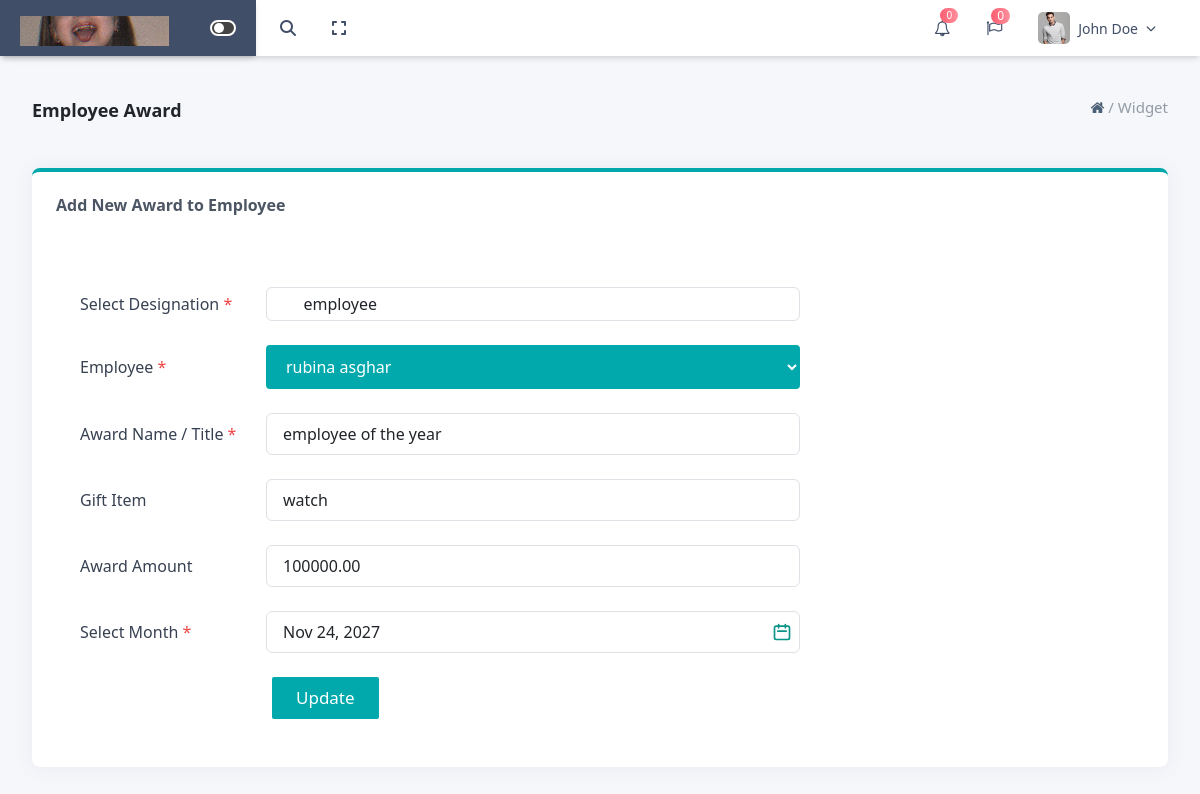
The page /phpfile/employee/edit_award.php?id=2 on the database its author committed.
### tables this page shows
CREATE TABLE `employee` (
  `id` int(11) NOT NULL,
  `emp_id` varchar(100) DEFAULT NULL,
  `f_name` varchar(100) DEFAULT NULL,
  `l_name` varchar(100) DEFAULT NULL,
  `dob` date DEFAULT NULL,
  `gender` varchar(10) DEFAULT NULL,
  `marital_status` varchar(20) DEFAULT NULL,
  `father_name` varchar(100) DEFAULT NULL,
  `nationality` varchar(100) DEFAULT NULL,
  `passport_no` varchar(100) DEFAULT NULL,
  `photo` varchar(255) DEFAULT NULL,
  `bank_name` varchar(100) DEFAULT NULL,
  `branch_name` varchar(100) DEFAULT NULL,
  `account_name` varchar(100) DEFAULT NULL,
  `account_number` varchar(100) DEFAULT NULL,
  `address` text DEFAULT NULL,
  `city` varchar(100) DEFAULT NULL,
  `contact_nationality` varchar(100) DEFAULT NULL,
  `mobile` varchar(20) DEFAULT NULL,
  `phone` varchar(20) DEFAULT NULL,
  `email` varchar(100) DEFAULT NULL,
  `resume` varchar(255) DEFAULT NULL,
  `offer_letter` varchar(255) DEFAULT NULL,
  `joining_letter` varchar(255) DEFAULT NULL,
  `contract_paper` varchar(255) DEFAULT NULL,
  `id_proof` varchar(255) DEFAULT NULL,
  `other_document` varchar(255) DEFAULT NULL,
  `designation` varchar(100) DEFAULT NULL,
  `join_date` date DEFAULT NULL,
  `status` varchar(10) DEFAULT 'Active',
  `department` varchar(100) DEFAULT NULL
);

CREATE TABLE `employee_awards` (
  `id` int(11) NOT NULL,
  `employee_id` int(11) DEFAULT NULL,
  `award_name` varchar(255) DEFAULT NULL,
  `gift_item` varchar(255) DEFAULT NULL,
  `award_amount` decimal(10,2) DEFAULT NULL,
  `award_month` varchar(50) DEFAULT NULL
);

### phpfile/employee/edit_award.php (the view, shortened to what this page needs)
<?php
$conn = new mysqli("localhost", "root", "", "hrms_dashboard");
if ($_SERVER["REQUEST_METHOD"] == "GET" && isset($_GET['id'])) {
    $award_id = $_GET['id'];
    $sql = "SELECT a.*, e.designation, e.f_name, e.l_name
        FROM employee_awards a
        JOIN employee e ON a.employee_id = e.id
        WHERE a.id = $award_id";
    $result = $conn->query($sql);
    $award = $result->fetch_assoc();
}
?>
<!DOCTYPE html>
<html lang="en">
<head>
    <link rel="stylesheet" href="/fontawesome/font-awesome-4.7.0/css/font-awesome.css">
    <link rel="stylesheet" href="https://cdnjs.cloudflare.com/ajax/libs/font-awesome/6.7.2/css/all.min.css">
    <link rel="stylesheet" href="https://cdnjs.cloudflare.com/ajax/libs/font-awesome/4.7.0/css/font-awesome.min.css">
    <script src="https://cdn.tailwindcss.com"></script>
    <link href="https://cdn.jsdelivr.net/npm/bootstrap-select@1.14.0-beta3/dist/css/bootstrap-select.min.css" rel="stylesheet">
    <link href="https://cdn.jsdelivr.net/npm/bootstrap@5.3.3/dist/css/bootstrap.min.css" rel="stylesheet">
</head>
<body class="bg-[#F6F7FB]">
<div class="w-full bg-white shadow-md fixed top-0 z-[10]">
    <header class="hidden md:flex items-center justify-between px-6  bg-whitesticky top-0  ml-64 ">
        <div class="float-left py-[12px]">
            <div class="flex items-center relative transition-all duration-500 ease-in-out w-[300px]"
                 id="search-wrapper">
                <button id="trigerIcon" class="absolute left-0 text-[#404E67] transition z-20">
                    <i class="fas fa-search text-[#404E67]"></i>
                </button>
                <button id="fullscreen-toggle"
                        class="p-1 text-[#404E67]
            rounded-full transition-all  duration-500 ease-in-out -ml-2 relative"
                        style="margin-left: -220px;">
                    <i class="fas font-[16px] fa-expand"></i>
                </button>
            </div>
        </div>
        <div class="flex items-center gap-9">
            <div class="relative inline-block text-left">
                <button id="bellButton" onclick="togglebellDopdown()" class="relative focus:outline-none">
                    <i class="fa fa-bell-o text-[#404E67] text-[16px]" aria-hidden="true"></i>
                    <span class="absolute -top-2 -right-2 a1 text-white text-[10px] rounded-full px-1.5">0</span>
                </button>
            </div>
            <div class="relative">
                <i class="fa fa-flag-o  text-[#404E67]" aria-hidden="true"></i>
                <span class="absolute -top-2 -right-2 a1 text-white text-xs rounded-full px-1.5">0</span>
            </div>
            <div class="relative inline-block text-left pr-5">
                <div id="profileButton" onclick="toggleProfileDopdown()" class="flex items-center gap-2 cursor-pointer">
                    <img src="../../images/img_1.png" alt="user" class="w-8 h-8 rounded-[5px] object-cover">
                    <span class="text-[#404E67] text-[14px] font-medium">John Doe</span>
                    <i class="fas fa-chevron-down text-[10px] text-[#404E67]"></i>
                </div>
            </div>
        </div>
    </header>
</div>
<div class="fixed top-0 start-0 bg-[#404E67] lg:w-64 md:w-full w-full sm:w-full shadow-md lg:p-[20px] md:p-[10px] sm:p-[10px] p-[10px]  z-40">
    <div class="grid grid-cols-12 items-center">
        <div class="col-span-4 flex lg:justify-start justify-start items-center">
            <div class=" hidden lg:block ">
                <img src="../../images/img.png" class="absolute top-4" alt="">
            </div>
        </div>
        <div class="col-span-4 flex justify-end items-center">
            <div class="hidden lg:flex">
                <div id="toggleSidebarBtn1" class="toggle-container flex">
                    <div class="toggle-circle"></div>
                </div>
            </div>
        </div>
    </div>
</div>
<div id="mainContent" class=" p-8 absolute top-1 ">
    <p class="float-right text-[#919aa3] text-[15px]"><a href="http://localhost/project/hrms_dashboard/phpfile/dashboard.php"><i class="fa fa-home text-[#4a6076]"></i></a> / <a
            href="http://localhost/project/hrms_dashboard/phpfile/settings(1).php">Widget</a></p>
    <div class="max-w-7xl mx-auto ">
        <h1 class="text-lg font-semibold mb-11">Employee Award</h1>
        <div class="bg-white rounded-lg   border-t-4 border-[#01a9ac] shadow-[0_1px_20px_0_rgba(69,90,100,0.08)] p-6">
            <h2 class="text-gray-600 font-semibold mb-4">Add New Award to Employee</h2>
            <form method="POST" action="edit_award.php" class="max-w-3xl    p-6 rounded-lg  space-y-6">
                <?php
                $conn = new mysqli("localhost", "root", "", "hrms_dashboard");
                $sql = "SELECT department_name, designation_name FROM department_designation ORDER BY department_name";
                $result = $conn->query($sql);
                $grouped = [];
                if ($result->num_rows > 0) {
                    while ($row = $result->fetch_assoc()) {
                        $grouped[$row['department_name']][] = $row['designation_name'];
                    }
                }
                ?>
                <div class="grid grid-cols-1 md:grid-cols-4 items-center gap-4">
                    <label class="text-gray-700 font-medium col-span-1">Select Designation <span class="text-red-500">*</span></label>
                    <select name="designation" id="designationDropdown" class="col-span-3 selectpicker form-control w-full px-6 py-1 rounded-md focus:outline-none  ">
                        <?php foreach ($grouped as $department => $designations): ?>
                            <?php foreach ($designations as $designation): ?>
                                <option value="<?= $designation ?>" <?= $award['designation'] == $designation ? 'selected' : '' ?>>
                                    &nbsp;&nbsp;&nbsp;<?= $designation ?>
                                </option>
                            <?php endforeach; ?>
                        <?php endforeach; ?>
                    </select>
                </div>
                <div class="grid grid-cols-1 md:grid-cols-4 items-center gap-4">
                    <label class="text-gray-700 font-medium col-span-1">Employee <span class="text-red-500">*</span></label>
                    <select name="employee_id" id="employeeDropdown" class="col-span-3 w-full px-3 py-2.5 bg-[#01a9ac] text-white rounded-[4px] focus:outline-none focus:ring-2 focus:ring-teal-500">
                        <option value="<?= $award['employee_id'] ?>" selected><?= $award['f_name'] . ' ' . $award['l_name'] ?></option>
                    </select>
                </div>
                <div class="grid grid-cols-1 md:grid-cols-4 items-center gap-4">
                    <label class="text-gray-700 font-medium col-span-1">Award Name / Title <span class="text-red-500">*</span></label>
                    <input type="text" name="award_name" value="<?= $award['award_name'] ?>" required class="col-span-3 w-full px-3 py-2 border rounded-md focus:outline-none focus:ring-2 focus:ring-teal-500">
                </div>
                <div class="grid grid-cols-1 md:grid-cols-4 items-center gap-4">
                    <label class="text-gray-700 font-medium col-span-1">Gift Item</label>
                    <input type="text" name="gift_item" required value="<?= $award['gift_item'] ?>" class="col-span-3 w-full px-3 py-2 border rounded-md focus:outline-none focus:ring-2 focus:ring-teal-500">
                </div>
                <div class="grid grid-cols-1 md:grid-cols-4 items-center gap-4">
                    <label class="text-gray-700 font-medium col-span-1">Award Amount</label>
                    <input type="number" name="award_amount" required value="<?= $award['award_amount'] ?>" class="col-span-3 w-full px-3 py-2 border rounded-md focus:outline-none focus:ring-2 focus:ring-teal-500">
                </div>
                <div class="grid grid-cols-1 md:grid-cols-4 items-center gap-4 relative">
                    <label class="text-gray-700 font-medium col-span-1">Select Month <span class="text-red-500">*</span></label>
                    <div class="col-span-3 flex items-center w-full relative">
                        <input id="dobInput" name="award_month" value="<?= $award['award_month'] ?>" placeholder="Enter Month" readonly class="w-full px-3 py-2 border rounded-md focus:outline-none focus:ring-2 focus:ring-teal-500">
                        <div class="absolute right-2 text-teal-600">
                            <svg xmlns="http://www.w3.org/2000/svg" class="h-5 w-5" fill="none" viewBox="0 0 24 24"
                                 stroke="currentColor">
                                <path stroke-linecap="round" stroke-linejoin="round" stroke-width="2"
                                      d="M8 7V3m8 4V3m-9 8h10M5 21h14a2 2 0 002-2V7a2 2 0 00-2-2H5a2 2 0 00-2 2v12a2 2 0 002 2z" />
                            </svg>
                        </div>
                    </div>
                </div>
                <div class="text-center">
                    <button type="submit" class="bg-[#01a9ac] hover:bg-[#0dcaf0] text-white  transition-all ease-in duration-300 rounded-[2px] px-6 py-2 flex items-center ml-48 text-[17px] ">Update</button>
                </div>
            </form>
        </div>
    </div>
</div>
</body>
</html>

### phpfile/employee/edit_award.php (style rules this page uses)
html, body { overflow-x: hidden; }
.a1 { background: linear-gradient(to right, #fe5d70, #fe909d); }
.toggle-container { width: 26px; height: 16px; background-color: #444; border-radius: 9999px; cursor: pointer; position: relative; overflow: hidden; border: 2px solid white; }
.toggle-circle { width: 10px; height: 10px; background-color: white; border-radius: 50%; position: absolute; top: 1px; left: 2px; transition: transform 0.3s ease; }
#mainContent { margin-top: 60px; overflow-x:hidden ; }

### rows shown on the page
employee: designation "employee"
employee_awards: employee_id "rubina asghar", award_name "employee of the year", gift_item "watch", award_amount "100000.00", award_month "Nov 24, 2027"
